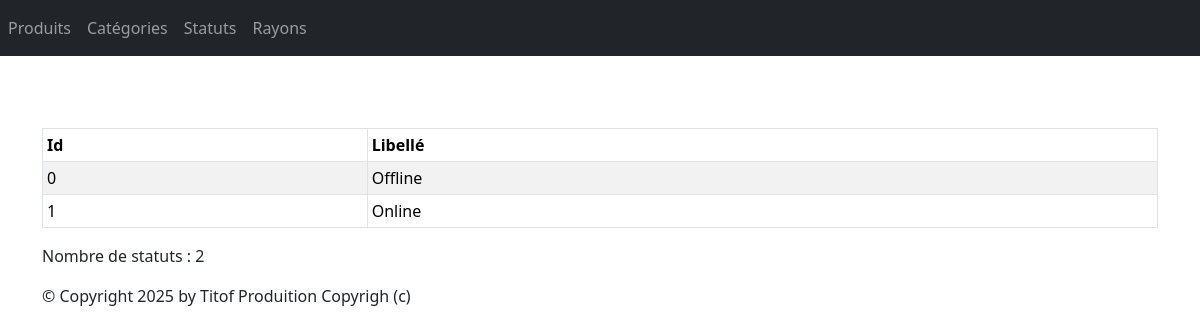
Page /monApp/statuts/ on the committed database.
### monApp/models.py (models this page shows, shortened)
class Statut(models.Model):
    idStatut = models.AutoField(primary_key=True)
    libelleStatut = models.CharField(max_length=100)

### monApp/views.py (the view)
# urls.py: path("statuts/", views.StatutListView.as_view(), name="lst_stats"),
class StatutListView(ListView):
    model = Statut
    template_name = "monApp/list_statuts.html"
    context_object_name = "stats"
    def get_context_data(self, **kwargs):
        context = super().get_context_data(**kwargs)
        context['titremenu'] = "Liste des statuts"
        return context

### monApp/templates/monApp/list_statuts.html
{% extends 'monApp/base.html' %}
{% block menu %}
<h1 class="mb-0 text-white">Liste des statuts</h1>
{% endblock %}
{% block contenu %}
<table class="table table-striped table-hover table-bordered table-sm">
    <thead class="thead-light">
        <tr>
            <th>Id</th>
            <th>Libellé</th>
        </tr>
    </thead>
    <tbody>
    {% for s in stats %}
        <tr>
            <td>{{ s.pk }}</td>
            <td>{{ s.libelleStatut }}</td>
        </tr>
    {% endfor %}
    </tbody>
</table>
{% if not stats %}
    <div class="alert alert-warning">Aucun statut trouvé.</div>
{% else %}
    <p>Nombre de statuts : {{ stats|length }}</p>
{% endif %}
{% endblock %}

### static/styles.css (style rules this page uses)
h1 { color: red }

### rows in the picture
Statut: pk "0", libelleStatut "Offline"
Statut: pk "1", libelleStatut "Online"

### other values in the picture
{{ stats|length }} "2"
